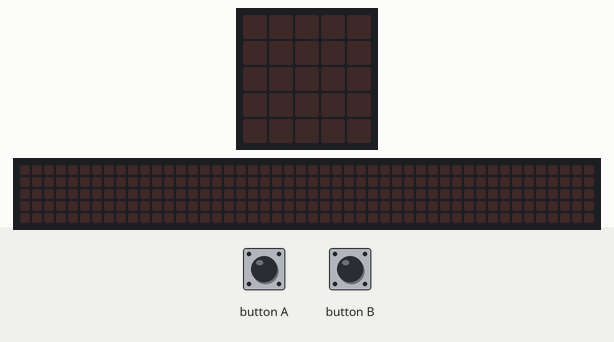
This program was run on a simulated BBC micro:bit (MakeCode). On the bench: the board's 5×5 LED display, a strip that is not on the board, showing the scrolling text unrolled. The test bench sets the inputs (shaded band). The 48×5 strip is a reading aid, not a part: it shows the text the display is scrolling, unrolled, one strip-width of it at a time.

Above: at 1.2 s.
1.3 s: button B pressed for 0.15 s
At 2.4 s:
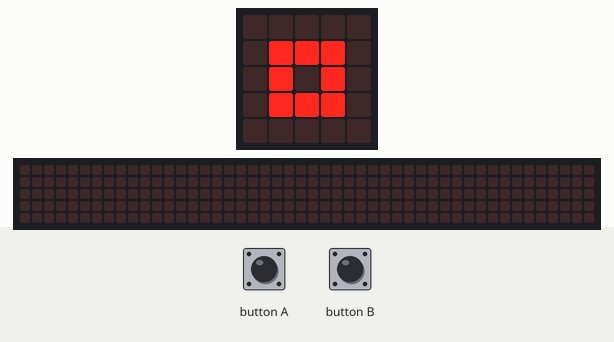
At 2.92 s:
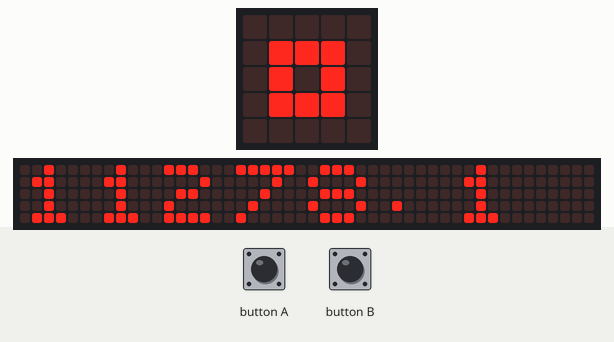
4.4 s: button A pressed for 0.15 s
7.5 s: button B pressed for 0.15 s
At 16.7 s:
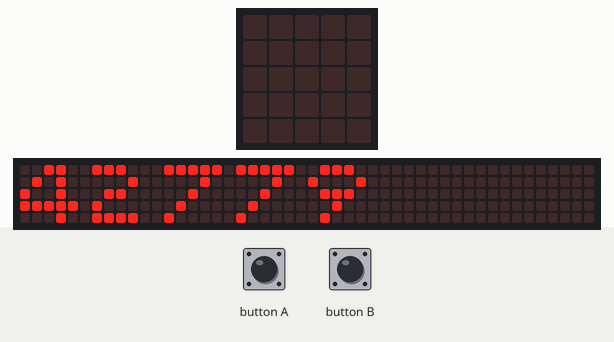

The program:

main.ts
```typescript
let startTid = 0
let slutTid = 0
let beregnetTid = 0
let afstand = 0
input.onButtonPressed(Button.A, function () {
    // Start tidsmåling når knap A trykkes
    startTid = input.runningTime()
    basic.showLeds(`
        . . . . .
        . . # . .
        . . # . .
        . . # . .
        . . . . .
        `)
})
input.onButtonPressed(Button.B, function () {
    // Stop tidsmåling når knap B trykkes
    slutTid = input.runningTime()
    // Konverter til sekunder
    beregnetTid = slutTid - startTid
    // Konverter til sekunder
    beregnetTid = beregnetTid / 1000
    // Beregn afstanden
    // 28000 km/t er 7778 m/s
    afstand = 7778 * beregnetTid
    basic.showLeds(`
        . . . . .
        . # # # .
        . # . # .
        . # # # .
        . . . . .
        `)
    // Vent et sekund for at vise målflag
    basic.pause(1000)
    basic.showNumber(afstand)
})
```

test.ts
```typescript
// test ender her, dette bliver ikke kompileret, når denne pakke bruges som en udvidelse.
```

Measured:
- after the input at 1.3 s, the display: changes after 0.15 s (image 1)
- after the input at 7.5 s, the display: first differs from a run without the input after 2.6 s (image 3 shows a later state)
- what the display in image 1 shows lasts 1.4 s, from 1.5 s to 2.9 s
